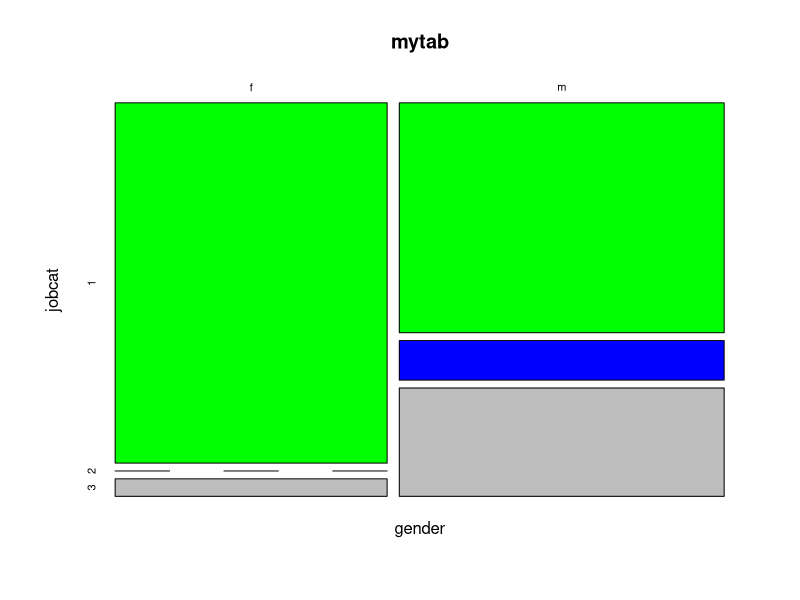
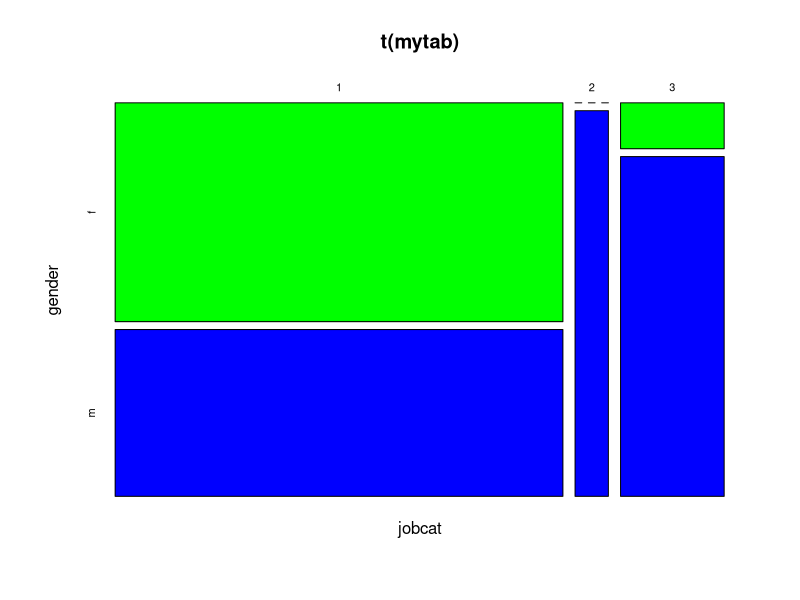
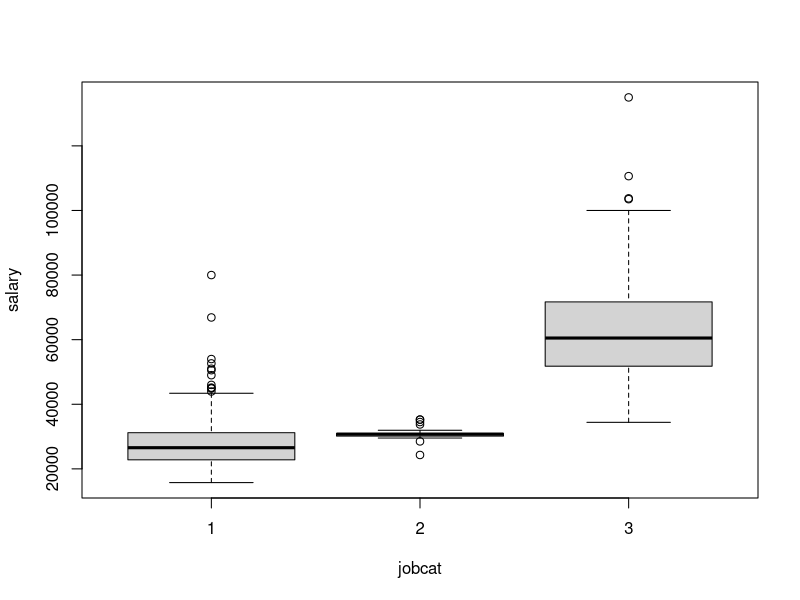
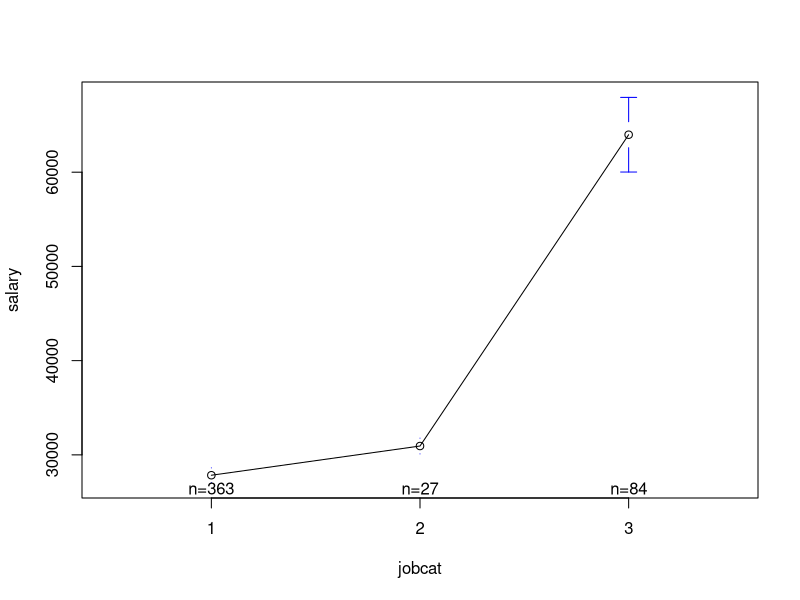
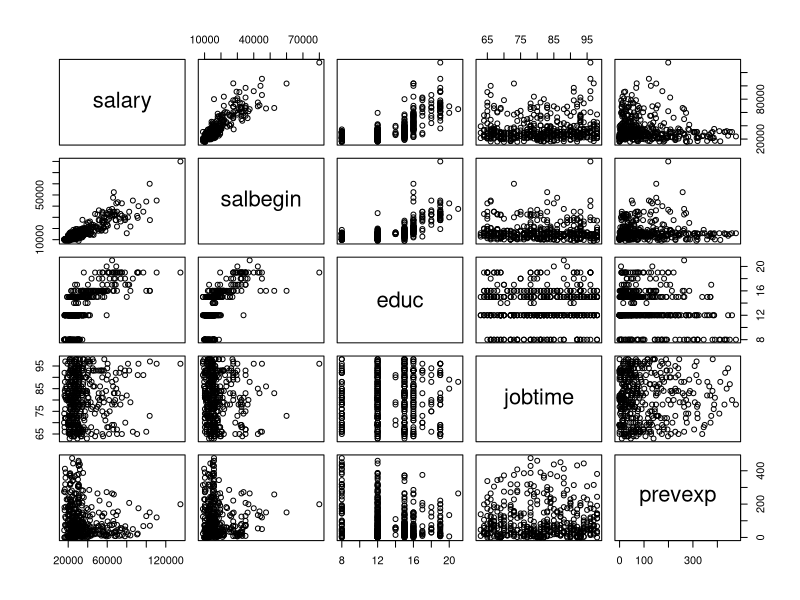
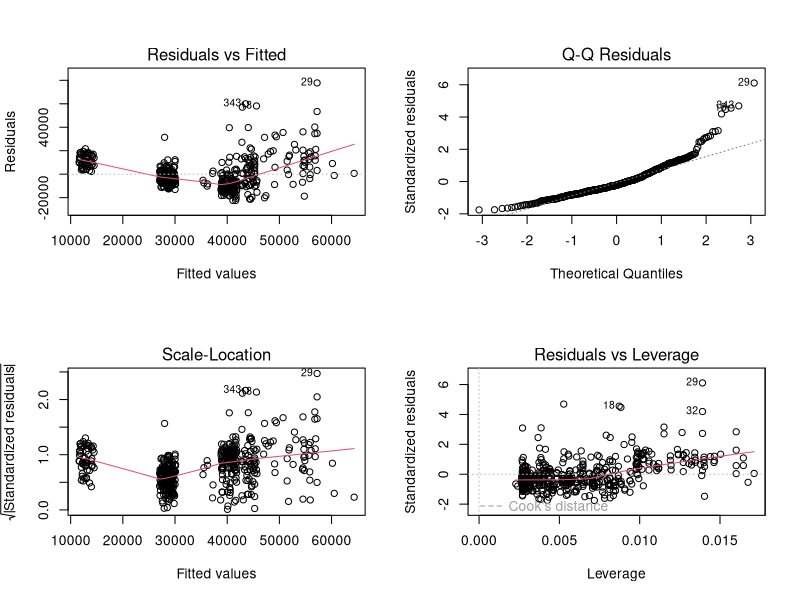
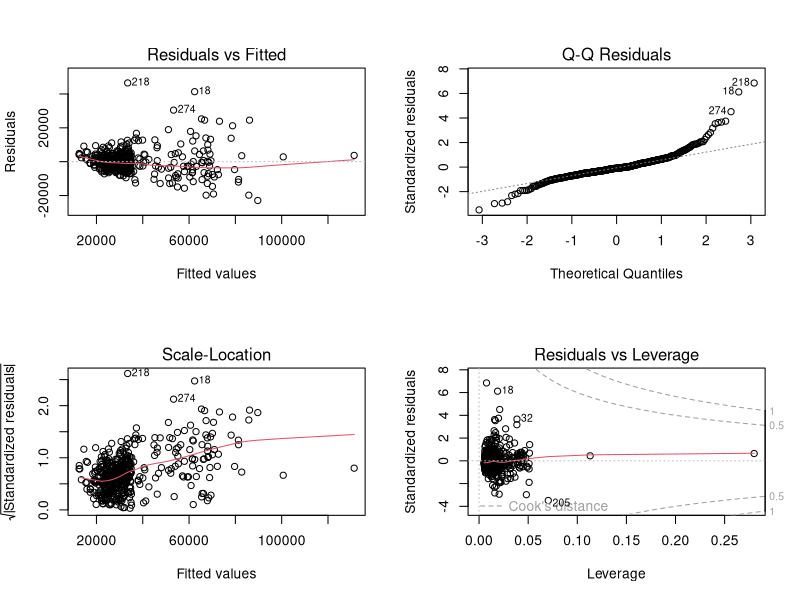
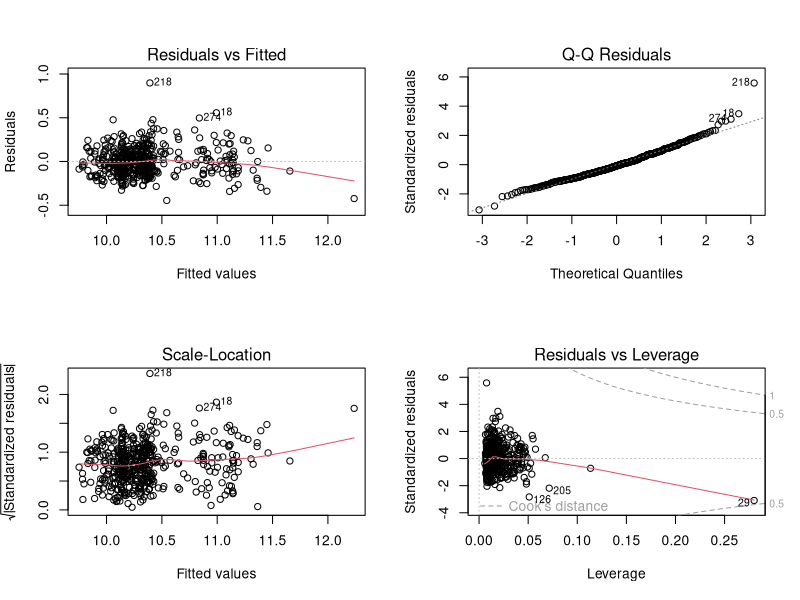

The R source for these figures, in order:
### Regression on Employee data 

library(haven)
Dataset <- read_sav("Employee data.sav")
View(Dataset)

## Bivariate tests ###

## Does mean Salary differ by gender?
t.test(salary~gender, alternative='two.sided', conf.level=.95, var.equal=FALSE, data=Dataset)

## Are Jobcat and Gender associated?
mytab <- xtabs(~gender+jobcat, data=Dataset)
mytab
plot(mytab, col=c("green","blue","gray"))
plot(t(mytab), col=c("green","blue","gray"))
prop.table(mytab, 1) # Row Percentages
prop.table(mytab, 2) # Col Percentages
Test <- chisq.test(mytab, correct=FALSE)
Test

## Does mean Salary differ by JobCat?
boxplot(salary ~ jobcat, data=Dataset)
library(gplots)
plotmeans(salary ~ jobcat, data=Dataset)
library(plyr)
ddply(Dataset,~jobcat,summarise,mean=mean(salary),sd=sd(salary),n=length(salary))
Dataset$jobcat<- as.factor(Dataset$jobcat)
summary(aov(salary ~ jobcat, data=Dataset))

### Correlation for continous variables
Dataset$educ<-as.numeric(Dataset$educ)
cor(Dataset[,c("salary","salbegin","educ","jobtime","prevexp")])
pairs(~salary+salbegin+educ+jobtime+prevexp,data=Dataset)

################################
### Linear models for Salary ###
################################

library(car)
Dataset<-na.omit(Dataset)
Dataset$salary<-as.numeric(Dataset$salary)
Dataset$educ<-as.numeric(Dataset$educ)
mod<-lm(salary~educ+jobtime, data=Dataset)
summary(mod)
par(mfrow=c(2,2))
plot(mod)

vif(mod) # variance inflation factors 
sqrt(vif(mod)) > 2 # problem?

## include gender, by defoult the model take the first category as reference (female in this case)
mod2<-lm(salary~educ+prevexp+gender, data=Dataset)
summary(mod2)

## use Male as reference
library(tidyverse)
Dataset$gender<-as.factor(Dataset$gender)
Dataset <- Dataset %>% mutate(gender = relevel(gender, ref = "m"))
mod2<-lm(salary~educ+prevexp+gender, data=Dataset)
summary(mod2)

## include jobcat as numerical (1,2,3)
Dataset$jobcat<- as.numeric(Dataset$jobcat)
mod3<-lm(salary~educ+prevexp+jobcat, data=Dataset)
summary(mod3)
## include jobcat as dummies
Dataset$jobcat<- as.factor(Dataset$jobcat)
mod3<-lm(salary~educ+prevexp+jobcat, data=Dataset)
summary(mod3)
### comment the difference between the two 


### model with all the variable 
library(lubridate)
Dataset$age<-(year(Sys.Date())-year(Dataset$bdate))
Dataset<-subset(Dataset,select=-c(id,bdate))
mod4<-lm(salary~., data=Dataset)
summary(mod4)
vif(mod4) # variance inflation factors 


### variable selection 
library(MASS)
# Fit the full model 
full.model <- lm(salary ~., data = Dataset)
# Stepwise regression model
step.model <- stepAIC(full.model, direction = "both", 
                      trace = FALSE)
summary(step.model)
full.model
step.model
plot(step.model)

### log trnsformation of Y 
library(MASS)
# Fit the full model 
full.model <- lm(log(salary) ~., data = Dataset)
# Stepwise regression model
step.model <- stepAIC(full.model, direction = "both", 
                      trace = FALSE)
summary(step.model)
full.model
step.model
plot(step.model)
